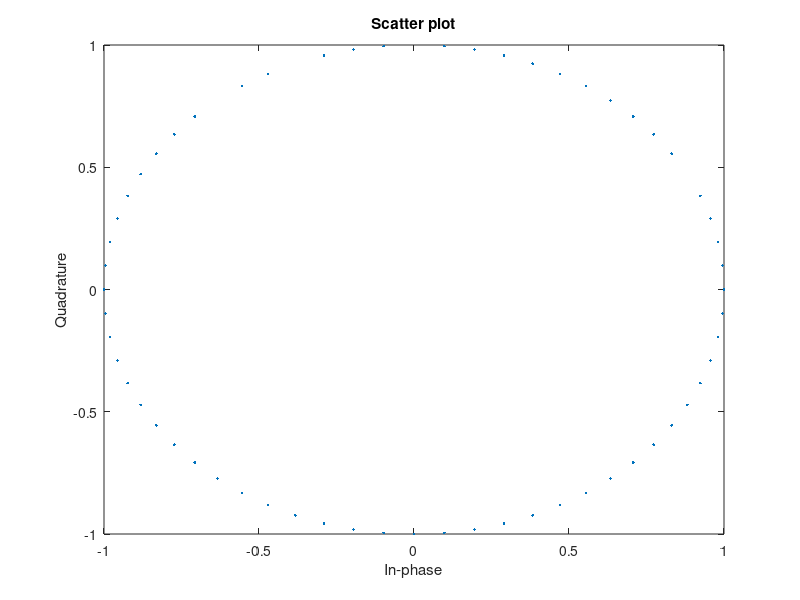

MATLAB code for this plot: (Note: this script raises an error after producing the figure.)
clc;
clear all;
close all;
M=64;
x=randi([0 1],1,1000);
n=log2(M);
if(mod(length(x),n)~=0)
    x=[zeros(1,n-mod(length(x),n)),x];
end
x
b=reshape(x,[n length(x)/n]);
B=transpose(b);
y=bi2de(B);
z=pskmod(y,M);
s=scatterplot(z);
Z=pskdemod(z,M);
Y=de2bi(Z);
ans=transpose(Y);
out=reshape(ans,[1 length(x)])
title('Constellation for M = ' + string(M) + ' (U20EC099)');

